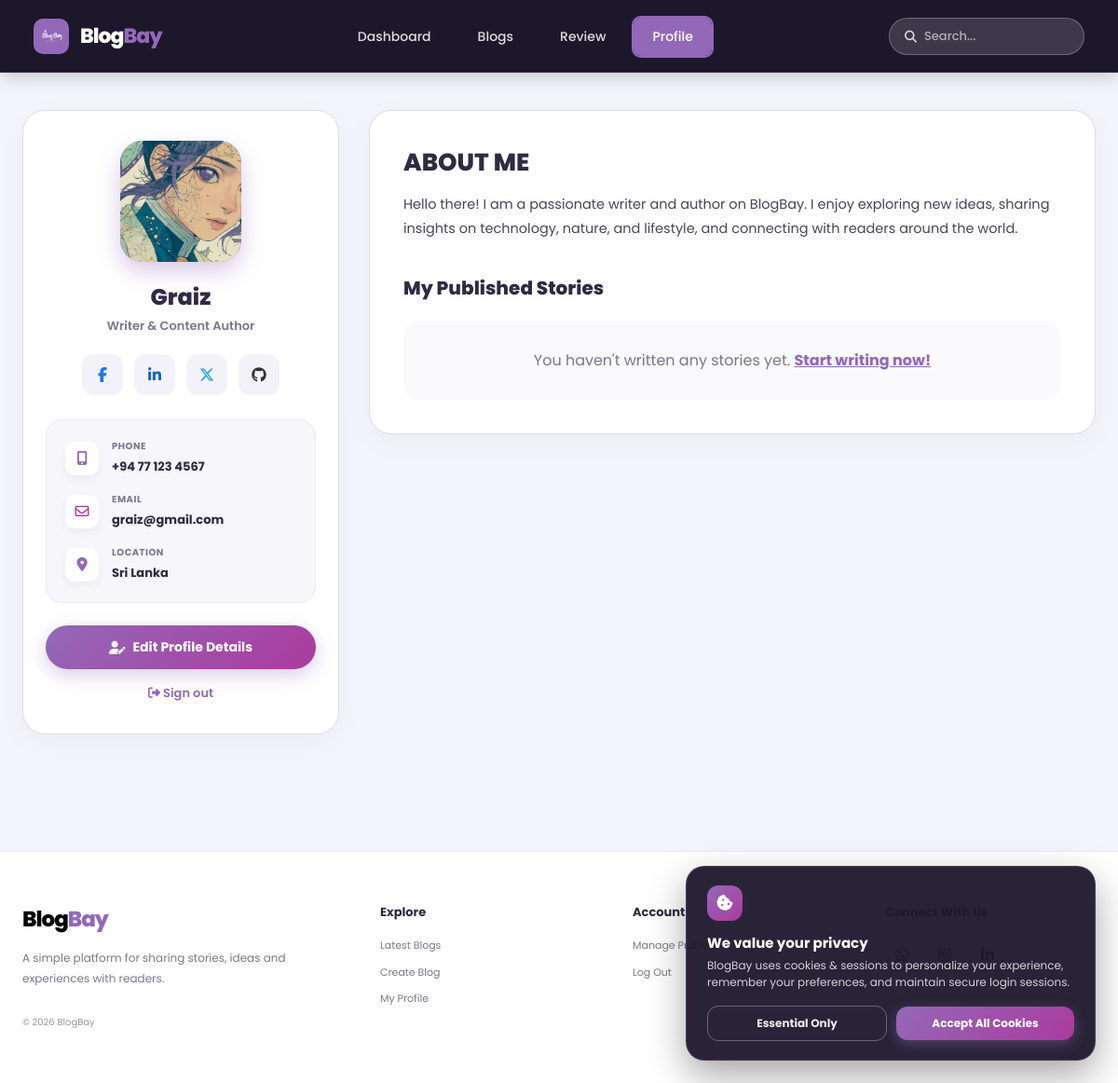
The page /profile.php (signed in) on the database its author committed.
### tables this page shows
CREATE TABLE IF NOT EXISTS `user_profiles` (
  `id` int(11) NOT NULL AUTO_INCREMENT PRIMARY KEY,
  `user_id` int(11) NOT NULL UNIQUE,
  `designation` varchar(100) DEFAULT 'Writer & Content Author',
  `phone` varchar(50) DEFAULT NULL,
  `location` varchar(100) DEFAULT NULL,
  `bio` text DEFAULT NULL,
  `profile_pic` varchar(255) DEFAULT NULL,
  `facebook` varchar(255) DEFAULT NULL,
  `linkedin` varchar(255) DEFAULT NULL,
  `twitter` varchar(255) DEFAULT NULL,
  `github` varchar(255) DEFAULT NULL,
  `updated_at` timestamp NOT NULL DEFAULT current_timestamp() ON UPDATE current_timestamp(),
  CONSTRAINT `user_profiles_ibfk_1` FOREIGN KEY (`user_id`) REFERENCES `user` (`id`) ON DELETE CASCADE
);

CREATE TABLE IF NOT EXISTS `user` (
  `id` int(11) NOT NULL AUTO_INCREMENT PRIMARY KEY,
  `username` varchar(50) NOT NULL,
  `email` varchar(100) NOT NULL UNIQUE,
  `password` varchar(255) NOT NULL,
  `role` varchar(20) DEFAULT 'user',
  `phone` varchar(50) DEFAULT NULL,
  `location` varchar(100) DEFAULT NULL,
  `designation` varchar(100) DEFAULT 'Writer & Content Author',
  `bio` text DEFAULT NULL,
  `facebook` varchar(255) DEFAULT NULL,
  `linkedin` varchar(255) DEFAULT NULL,
  `twitter` varchar(255) DEFAULT NULL,
  `github` varchar(255) DEFAULT NULL,
  `profile_pic` varchar(255) DEFAULT NULL,
  `remember_token` varchar(255) DEFAULT NULL
);

### profile.php (the view, shortened to what this page needs)
<?php
include "config.php";
include "site_config.php";
$userID = (int) $_SESSION['user_id'];
mysqli_query($conn, "CREATE TABLE IF NOT EXISTS `user_profiles` (
    `id` INT AUTO_INCREMENT PRIMARY KEY,
    `user_id` INT NOT NULL UNIQUE,
    `designation` VARCHAR(100) DEFAULT 'Writer & Content Author',
    `phone` VARCHAR(50) DEFAULT NULL,
    `location` VARCHAR(100) DEFAULT NULL,
    `bio` TEXT DEFAULT NULL,
    `profile_pic` VARCHAR(255) DEFAULT NULL,
    `facebook` VARCHAR(255) DEFAULT NULL,
    `linkedin` VARCHAR(255) DEFAULT NULL,
    `twitter` VARCHAR(255) DEFAULT NULL,
    `github` VARCHAR(255) DEFAULT NULL,
    `updated_at` TIMESTAMP DEFAULT CURRENT_TIMESTAMP ON UPDATE CURRENT_TIMESTAMP,
    FOREIGN KEY (`user_id`) REFERENCES `user`(`id`) ON DELETE CASCADE
) ENGINE=InnoDB DEFAULT CHARSET=utf8mb4;");
mysqli_query($conn, "INSERT IGNORE INTO `user_profiles` (`user_id`) VALUES ($userID)");
$sql = "SELECT u.id, u.username, u.email, u.role,
               p.designation, p.phone, p.location, p.bio, p.profile_pic,
               p.facebook, p.linkedin, p.twitter, p.github
        FROM user u
        LEFT JOIN user_profiles p ON u.id = p.user_id
        WHERE u.id = $userID LIMIT 1";
$result = mysqli_query($conn, $sql);
$user = mysqli_fetch_assoc($result);
$blogsSQL = "SELECT * FROM blogpost WHERE user_id = $userID ORDER BY created_at DESC";
$myBlogsRes = mysqli_query($conn, $blogsSQL);
?>
<!DOCTYPE html>
<html lang="en">
<head>
    <link rel="stylesheet" href="css/profile_v2.css?v=<?php echo time(); ?>">
    <link rel="stylesheet" href="css/footer.css?v=5">
    <link rel="stylesheet" href="css/responsive.css?v=<?php echo time(); ?>">
    <link rel="stylesheet" href="https://cdnjs.cloudflare.com/ajax/libs/font-awesome/6.7.2/css/all.min.css">
</head>
<body>
<header class="hero-navbar hero-navbar-solid">
    <div class="hero-navbar-inner">
        <a href="dashboard.php" class="hero-brand">
            <?php echo renderSiteLogo(); ?>
            <?php echo renderSiteName(); ?>
        </a>
        <nav class="hero-nav-links">
            <a href="dashboard.php" class="hero-nav-item">Dashboard</a>
            <a href="dashboard.php#blogGrid" class="hero-nav-item">Blogs</a>
            <a href="reviews.php" class="hero-nav-item">Review</a>
            <a href="profile.php" class="hero-nav-item active">Profile</a>
        </nav>
        <div class="hero-search-box" style="position: relative; display: flex; align-items: center; background: rgba(255, 255, 255, 0.15) !important; border: 1px solid rgba(255, 255, 255, 0.25) !important; border-radius: 999px !important; padding: 6px 16px !important; width: 210px !important;">
            <i class="fa-solid fa-magnifying-glass" style="color: rgba(255, 255, 255, 0.8) !important; margin-right: 8px !important; font-size: 13px !important;"></i>
            <input id="blogSearch" type="text" placeholder="Search..." style="background: transparent !important; border: none !important; outline: none !important; color: #ffffff !important; font-size: 13px !important; width: 100% !important; box-shadow: none !important; padding: 0 !important; margin: 0 !important; height: auto !important;" onkeydown="if(event.key==='Enter'){ window.location.href='dashboard.php?search='+encodeURIComponent(this.value); }">
        </div>
    </div>
</header>
<main class="profile-wrapper">
    <div class="profile-layout-grid">
        <aside class="author-profile-card">
            <?php echo renderUserAvatar($user['username'], $user['profile_pic'], 'author-avatar-badge'); ?>
            <div class="author-name-title">
                <h1><?php echo htmlspecialchars($user['username']); ?></h1>
                <div class="author-designation">
                    <?php echo htmlspecialchars(!empty($user['designation']) ? $user['designation'] : 'Writer & Content Author'); ?>
                </div>
            </div>
            <div class="social-icons-row">
                <a href="<?php echo !empty($user['facebook']) ? htmlspecialchars($user['facebook']) : '#'; ?>" target="_blank" class="social-icon-btn" title="Facebook">
                    <i class="fa-brands fa-facebook-f" style="color:#1877f2;"></i>
                </a>
                <a href="<?php echo !empty($user['linkedin']) ? htmlspecialchars($user['linkedin']) : '#'; ?>" target="_blank" class="social-icon-btn" title="LinkedIn">
                    <i class="fa-brands fa-linkedin-in" style="color:#0a66c2;"></i>
                </a>
                <a href="<?php echo !empty($user['twitter']) ? htmlspecialchars($user['twitter']) : '#'; ?>" target="_blank" class="social-icon-btn" title="Twitter / X">
                    <i class="fa-brands fa-x-twitter" style="color:#1da1f2;"></i>
                </a>
                <a href="<?php echo !empty($user['github']) ? htmlspecialchars($user['github']) : '#'; ?>" target="_blank" class="social-icon-btn" title="GitHub">
                    <i class="fa-brands fa-github" style="color:#333;"></i>
                </a>
            </div>
            <div class="contact-info-card">
                <div class="info-item">
                    <div class="info-icon"><i class="fa-solid fa-mobile-screen-button"></i></div>
                    <div class="info-text">
                        <span>Phone</span>
                        <strong><?php echo htmlspecialchars(!empty($user['phone']) ? $user['phone'] : '+94 77 123 4567'); ?></strong>
                    </div>
                </div>
                <div class="info-item">
                    <div class="info-icon" style="color:#ab3b9d;"><i class="fa-regular fa-envelope"></i></div>
                    <div class="info-text">
                        <span>Email</span>
                        <strong><?php echo htmlspecialchars($user['email']); ?></strong>
                    </div>
                </div>
                <div class="info-item">
                    <div class="info-icon" style="color:#9368b8;"><i class="fa-solid fa-location-dot"></i></div>
                    <div class="info-text">
                        <span>Location</span>
                        <strong><?php echo htmlspecialchars(!empty($user['location']) ? $user['location'] : 'Sri Lanka'); ?></strong>
                    </div>
                </div>
            </div>
            <button class="toggle-edit-btn" onclick="toggleEditForm()">
                <i class="fa-solid fa-user-pen"></i> Edit Profile Details
            </button>
            <a href="logout.php" style="display:inline-block; margin-top:16px; color:var(--purple); font-size:13px; font-weight:600; text-decoration:none;">
                <i class="fa-solid fa-right-from-bracket"></i> Sign out
            </a>
        </aside>
        <section class="profile-content-card">
            <h2 class="section-header-title">ABOUT ME</h2>
            <p class="about-text-content">
                <?php
                if (!empty($user['bio'])) {
                    echo nl2br(htmlspecialchars($user['bio']));
                } else {
                    echo "Hello there! I am a passionate writer and author on BlogBay. I enjoy exploring new ideas, sharing insights on technology, nature, and lifestyle, and connecting with readers around the world.";
                }
                ?>
            </p>
            <h3 class="sub-section-title">My Published Stories</h3>
            <div class="my-blogs-grid">
                <?php
                if ($myBlogsRes && mysqli_num_rows($myBlogsRes) > 0) {
                    while ($blog = mysqli_fetch_assoc($myBlogsRes)) {
                ?>
                    <article class="my-blog-card">
                        <div>
                            <a href="view_blog.php?id=<?php echo (int)$blog['id']; ?>" class="my-blog-title">
                                <?php echo htmlspecialchars($blog['title']); ?>
                            </a>
                            <div class="my-blog-date">
                                Published on <?php echo date("M d, Y", strtotime($blog['created_at'])); ?>
                            </div>
                        </div>
                        <div class="my-blog-actions">
                            <a href="edit_blog.php?id=<?php echo (int)$blog['id']; ?>" class="btn-sm-edit">Edit</a>
                            <a href="delete_blog.php?id=<?php echo (int)$blog['id']; ?>" class="btn-sm-delete" onclick="return confirm('Delete this blog?');">Delete</a>
                        </div>
                    </article>
                <?php
                    }
                } else {
                ?>
                    <div style="grid-column: 1 / -1; padding:30px; text-align:center; background:#faf9fc; border-radius:16px; color:var(--muted);">
                        You haven't written any stories yet. <a href="create_blog.php" style="color:var(--purple); font-weight:700;">Start writing now!</a>
                    </div>
                <?php } ?>
            </div>
        </section>
    </div>
</main>
<?php include "includes/footer.php"; ?>
</body>
</html>

### site_config.php (shortened to what this page needs)
<?php
function renderSiteName(): string
{
    return '<span class="site-name"><span class="site-name-blog">Blog</span><span class="site-name-bay">Bay</span></span>';
}
function renderSiteLogo(): string
{
    $possibleFiles = [
        'images/logo.png',
        'images/logo.jpg',
        'images/logo.jpeg',
        'images/logo.webp',
        'images/logo.svg',
        'images/blog.jpg'
    ];
    foreach ($possibleFiles as $file) {
        $fullPath = __DIR__ . '/' . $file;
        if (file_exists($fullPath)) {
            $mtime = filemtime($fullPath);
            return '<img src="' . $file . '?v=' . $mtime . '" alt="BlogBay logo" class="brand-logo-img" style="width:38px; height:38px; object-fit:cover; border-radius:10px; flex-shrink:0;">';
        }
    }
    return '<span class="logo-icon-badge" style="width:38px; height:38px; border-radius:10px; background:linear-gradient(135deg, var(--purple), var(--magenta)); display:inline-flex; align-items:center; justify-content:center; color:#fff; font-size:18px; flex-shrink:0;"><i class="fa-solid fa-feather-pointed"></i></span>';
}
function renderUserAvatar(?string $username, ?string $profilePic, string $containerClass = 'author-avatar'): string
{
    $name = !empty($username) ? $username : 'U';
    $letter = htmlspecialchars(strtoupper(substr($name, 0, 1)));
    $classAttr = htmlspecialchars($containerClass);
    if (!empty($profilePic)) {
        $uploadFile = __DIR__ . '/uploads/' . $profilePic;
        if (file_exists($uploadFile)) {
            $imgSrc = 'uploads/' . htmlspecialchars($profilePic);
            $altAttr = htmlspecialchars($name);
            return '<div class="' . $classAttr . '"><img src="' . $imgSrc . '" alt="' . $altAttr . '"></div>';
        }
    }
    return '<div class="' . $classAttr . '">' . $letter . '</div>';
}
?>

### css/footer.css (style rules this page uses)
.site-name { display:inline-flex;align-items:baseline;font:inherit;font-weight:800;letter-spacing:-1px;line-height:1; }
.site-name-blog { color:#000000 !important; }
.site-name-bay { color:#9368b8 !important; }

### css/responsive.css (style rules this page uses)
html, body { max-width: 100vw !important; overflow-x: hidden !important; box-sizing: border-box !important; }
*, *:before, *:after { box-sizing: inherit !important; }
.hero-navbar { width: 100% !important; max-width: 100vw !important; box-sizing: border-box !important; z-index: 1000 !important; }
@media (min-width: 769px) { .hero-navbar.hero-navbar-solid { position: relative !important; top: auto !important; left: auto !important; height: 78px !important; background: #1d172b !important; border-bottom: 1px solid rgba(255, 255, 255, 0.12) !important; box-shadow: 0 4px 20px rgba(0, 0, 0, 0.2) !important; } }
@media (min-width: 769px) { .hero-navbar-inner { height: 78px !important; padding: 0 36px !important; display: flex !important; align-items: center !important; justify-content: space-between !important; gap: 24px !important; max-width: 1300px !important; margin: 0 auto !important; } }
.hero-search-box { width: 100% !important; max-width: 100% !important; order: 2 !important; box-sizing: border-box !important; }

### rows shown on the page
user_profiles: profile_pic (picture), user.username "Graiz", designation "Writer & Content Author", phone "+94 77 123 4567", user.email "graiz@gmail.com", location "Sri Lanka"

### other values the page prints
$siteName "BlogBay"
